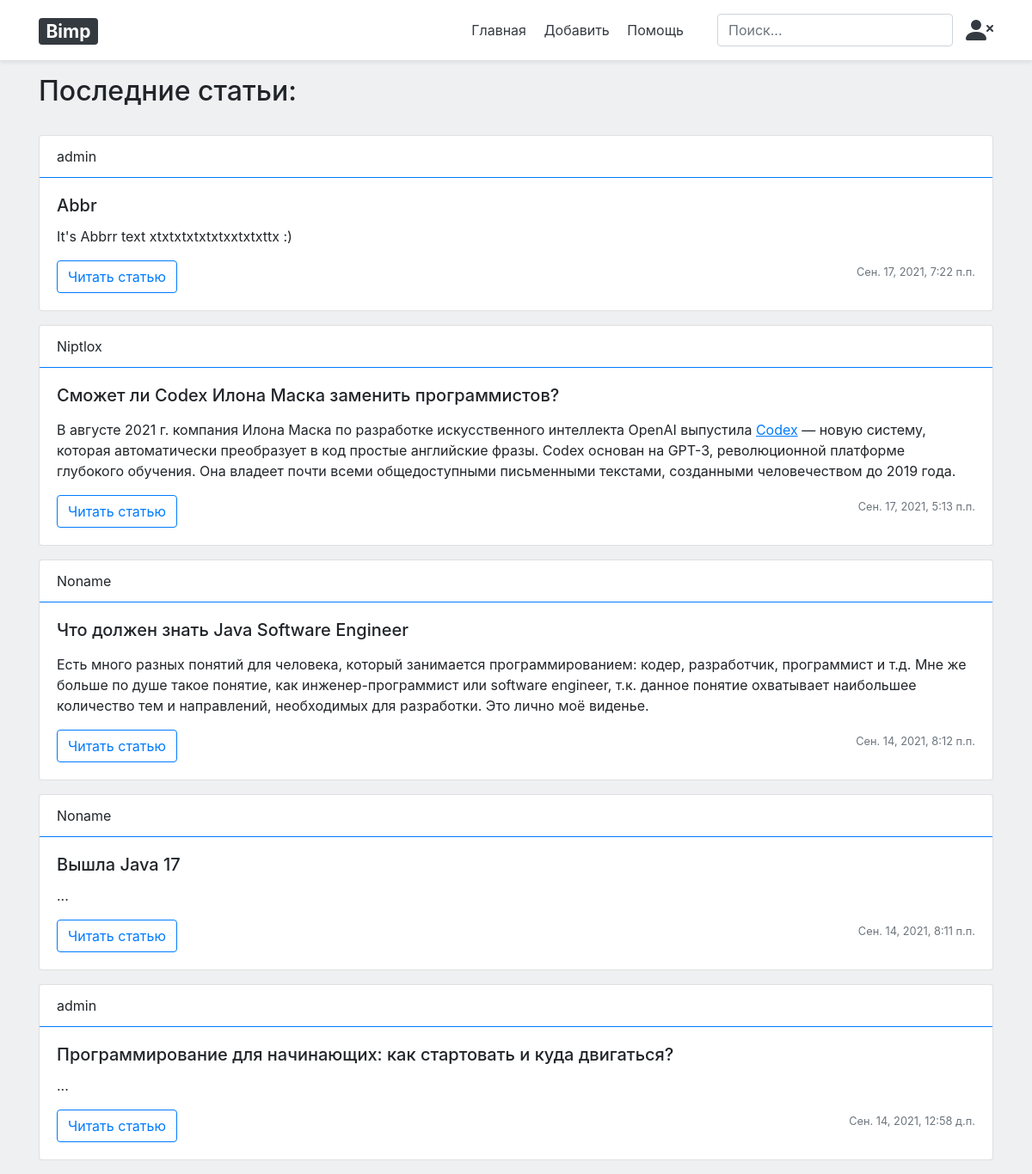
The page / on the database its author committed.
### main/models.py (models this page shows, shortened)
class Article(models.Model):
    user: User = models.ForeignKey(User, on_delete=models.SET_NULL, null=True)
    article_title = models.CharField("название статьи", max_length=200)
    article_text = models.TextField("текст статьи")
    article_introduction = models.TextField("Вступление статьи", default="...", max_length=500)
    introduction_img = models.CharField("картинка вступления", max_length=200, default="", blank=True)
    pub_date = models.DateTimeField("дата публикации")
    def __str__(self):
        return self.article_title
    class Meta:
        verbose_name = "Статья"
        verbose_name_plural = "Статьи"

### main/views.py (the view)
# urls.py: path('', views.index, name='index'),
def index(request: HttpRequest):
    last_articles = Article.objects.order_by('-pub_date')[:5]
    print(last_articles)
    return render(request, 'main/list.html', {"last_articles": last_articles})

### main/templates/main/list.html (shortened to what this page needs)
{% extends 'base.html' %}
{% block content %}
    {% if last_articles %}
        <h2>Последние статьи:</h2>
        <br>
        <div class="cards">
            {% for a in last_articles %}
                <div class="card mb-3">
                    <div class="card-header bg-transparent border-primary">
                        {% if a.user %} {{a.user.username}}
                        {% else %} Noname
                        {% endif %}
                    </div>
                    <div class="card-body">
                        <h5 class="card-title">{{a.article_title}}</h5>
                        <p class="card-text">{{a.article_introduction|safe}}</p>
                        <div class="row">
                                <div class="col-auto mr-auto"><a href="{% url 'main:article' a.id %}" class="btn btn-outline-primary">Читать статью</a></div>
                                <div class="col-auto"><p class="card-text"><small class="text-muted">{{a.pub_date}}</small></p></div>
                        </div>
                    </div>
                </div>
            {% endfor %}
        </div>
    {% else %}
        Статей нет =(
    {% endif %}
{% endblock %}

### rows shown on the page
Article: user.username "admin", article_title "Abbr", article_introduction "It's Abbrr text xtxtxtxtxtxtxxtxtxttx :)", pub_date "Сен. 17, 2021, 7:22 п.п."
Article: user.username "Niptlox", article_title "Сможет ли Codex Илона Маска заменить программистов?", article_introduction "В августе 2021 г. компания Илона Маска по разработке искусственного интеллекта OpenAI выпустила Codex — новую систему, которая автоматически преобразует в код простые английские фразы. Codex основан на GPT-3, революционной платформе глубокого обучения. Она владеет почти всеми общедоступными письменными текстами, созданными человечеством до 2019 года.", pub_date "Сен. 17, 2021, 5:13 п.п."
Article: shows "Noname", article_title "Что должен знать Java Software Engineer", article_introduction "Есть много разных понятий для человека, который занимается программированием: кодер, разработчик, программист и т.д. Мне же больше по душе такое понятие, как инженер-программист или software engineer, т.к. данное понятие охватывает наибольшее количество тем и направлений, необходимых для разработки. Это лично моё виденье.", pub_date "Сен. 14, 2021, 8:12 п.п."
Article: shows "Noname", article_title "Вышла Java 17", article_introduction "...", pub_date "Сен. 14, 2021, 8:11 п.п."
Article: user.username "admin", article_title "Программирование для начинающих: как стартовать и куда двигаться?", article_introduction "...", pub_date "Сен. 14, 2021, 12:58 д.п."
